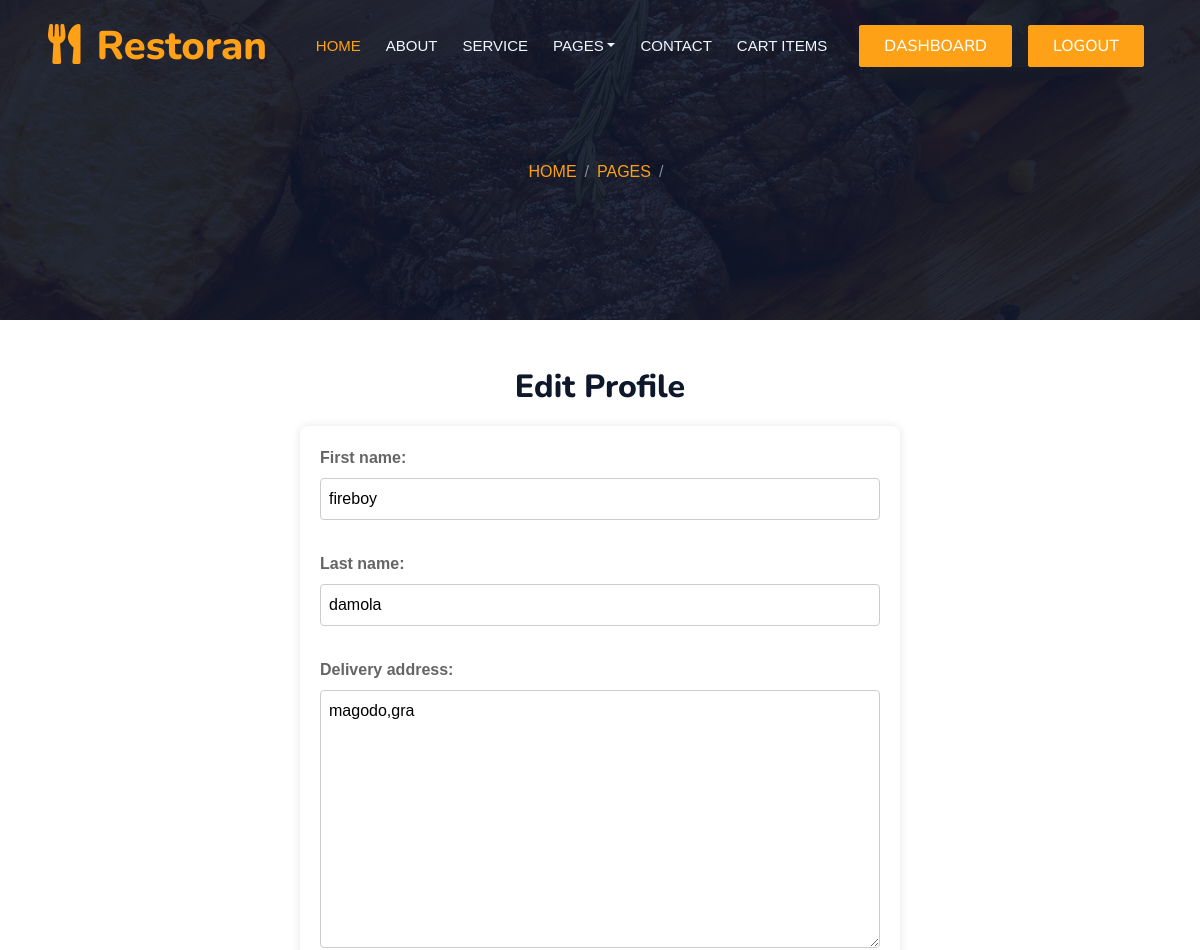
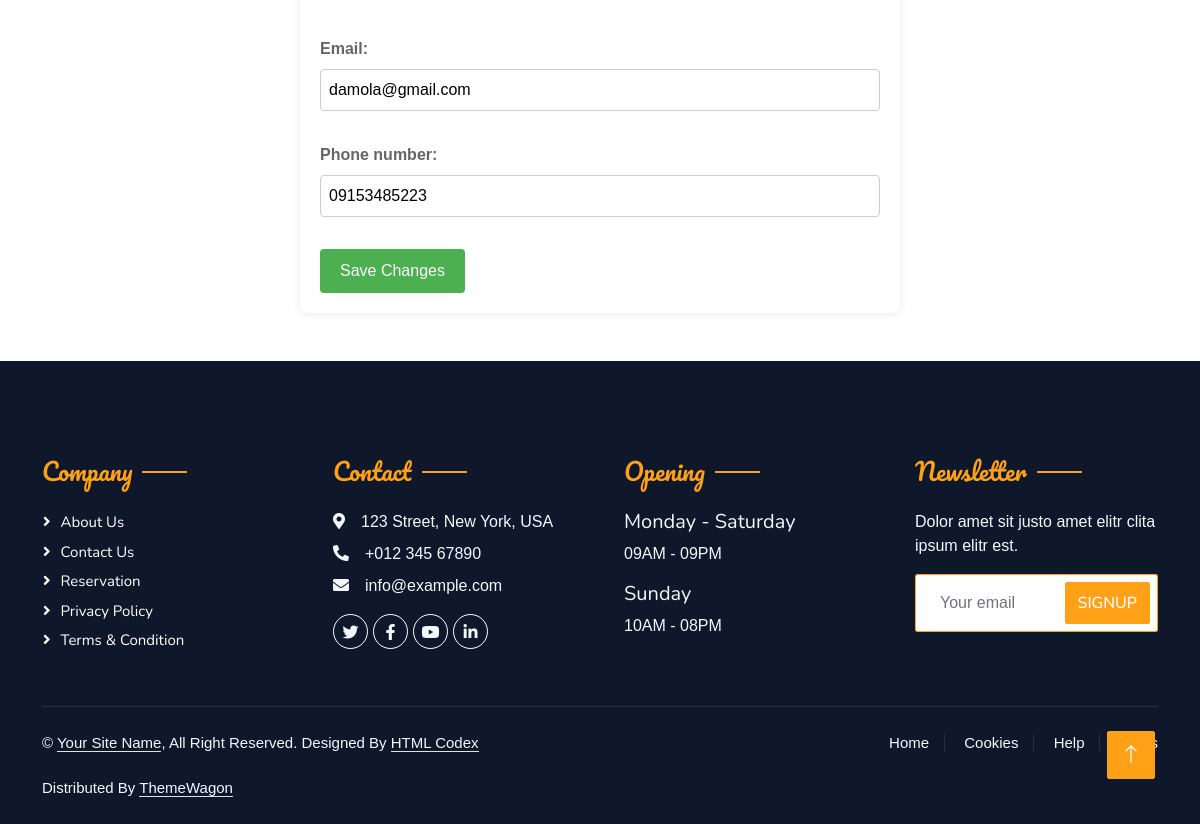
Page /editprofile/ (signed in) on the committed database (2 pictures, top to bottom).
### accounts/models.py (models this page shows)
class UserProfile(models.Model):
    user = models.OneToOneField(User, on_delete=models.CASCADE)
    first_name = models.CharField(max_length=30)
    last_name = models.CharField(max_length=30)
    delivery_address = models.TextField()
    phone_number = models.CharField(max_length=15)
    email = models.EmailField()  # Include the email field

### accounts/views.py (the view)
# urls.py: path('editprofile/', editprofile, name='editprofile'),
@login_required
def editprofile(request):
    user_profile = request.user.userprofile
    if request.method == 'POST':
        form = UserProfileForm(request.POST, instance=user_profile)
        if form.is_valid():
            form.save()
            return redirect('/profile')  # Redirect to the user's profile page
    else:
        form = UserProfileForm(instance=user_profile)
    return render(request, 'registration/editprofile.html', {'form': form})

### accounts/forms.py
class UserProfileForm(forms.ModelForm):
    class Meta:
        model = UserProfile
        fields = ['first_name', 'last_name', 'delivery_address', 'email', 'phone_number']

### templates/registration/editprofile.html (shortened to what this page needs)
{% extends 'sitepages/base2.html'%}
{%load static%}
{%block aboutpage_content%}
            <div class="container-xxl py-5 bg-dark hero-header mb-5">
                <div class="container text-center my-5 pt-5 pb-4">
                    <nav aria-label="breadcrumb">
                        <ol class="breadcrumb justify-content-center text-uppercase">
                            <li class="breadcrumb-item"><a href="/">Home</a></li>
                            <li class="breadcrumb-item"><a href="#">Pages</a></li>
                            <li class="breadcrumb-item text-white active" aria-current="page">{{pslug}}</li>
                        </ol>
                    </nav>
                </div>
            </div>
        </div>
   <h2>Edit Profile</h2>
   <form method="POST">
     {{ form.as_p }}
     <button type="submit">Save Changes</button>
   </form>
{% endblock %}

### static/css/style.css (style rules this page uses)
:root { --primary: #FEA116; --light: #F1F8FF; --dark: #0F172B; }
.hero-header { background: linear-gradient(rgba(15, 23, 43, .9), rgba(15, 23, 43, .9)), url(../img/bg-hero.jpg); background-position: center center; background-repeat: no-repeat; background-size: cover; }
.breadcrumb-item + .breadcrumb-item::before { color: rgba(255, 255, 255, .5); }

### templates/registration/editprofile.html (style rules this page uses)
body { font-family: Arial, sans-serif; background-color: #f4f4f4; margin: 0; padding: 0; }
form { max-width: 600px; margin: 20px auto; background-color: #fff; padding: 20px; border-radius: 8px; box-shadow: 0 0 10px rgba(0, 0, 0, 0.1); }
label { display: block; margin-bottom: 8px; font-weight: bold; }
input, textarea { width: 100%; padding: 8px; margin-bottom: 16px; box-sizing: border-box; border: 1px solid #ccc; border-radius: 4px; }
button { background-color: #4caf50; color: #fff; padding: 10px 20px; border: none; border-radius: 4px; cursor: pointer; font-size: 16px; }
h2 { text-align: center; }

### rows in the picture
UserProfile: first_name "fireboy", last_name "damola", delivery_address "magodo,gra", email "damola@gmail.com", phone_number "09153485223"
